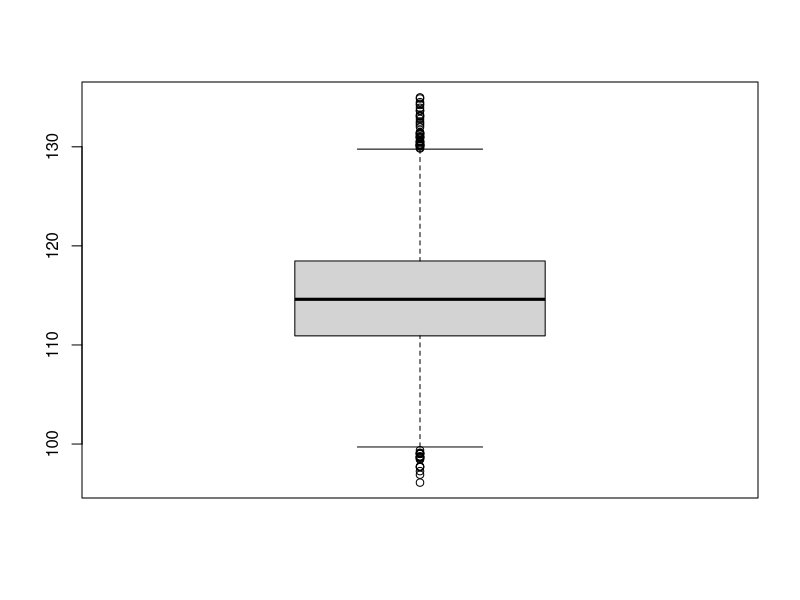

Source code (R):
rm(list=ls())
library(nloptr)
library(ggplot2)


# Consider a simple case 
# The treatment assignment for the RPCT data is completely at random 
# There is no unmeasured confounders



#################################################################################
####### Generate EC data and define variance function for our simple case #######
{
  # Generate outcome Y based on linear regression
  f_Y_gen_EC <- function(x,
                          beta0,
                          beta1, 
                          sdY
    ){
        mu <- beta0 + beta1 * x 
        return(rnorm(1, mean = mu, sd = sdY))
      }
  
  # Generate EC data
  f_EC_out <- function(seed_EC = 123,
                       N_EC = 1000,
                       muX_EC = 1, 
                       sdX_EC = 1,
                       beta0 = 1,
                       beta1 = 2,
                       sdY = 1
  ){
    set.seed(seed_EC)
    # generate the pre-treatment covariates
    X_EC <- rnorm(N_EC, mean = muX_EC, sd = sdX_EC)
    
    Y_EC <- mapply(f_Y_gen_EC,
                   x = X_EC, 
                   beta0, beta1, sdY)
    return(data.frame(X_EC, Y_EC))
  }
  
  data_EC <- f_EC_out(seed_EC = 123,
                      N_EC = 1000)
  
  # Conditional variance estimation function for EC data -- need to edit
  var_fun <- function(data){
    res <- 1
    return(res)
  }
  
  # Estimate variance of IF-based estimator using EC data
  Est_var_simple <- function(
    data_EC, # available EC data
    N_RCT, # sample size of RCT, need to be decided
    r = 1, # the ratio of variance in EC and variance in control of RCT
    d_X = 1, # the ratio of f(X|R=1) with f(X|R=0)
    pi = 0.5, # given propensity score
    gamma1 = 1 # the ratio of two kappa
    # var_fun = var_fun # given function to estimate variance
  ){
    
    # Step 0: given propensity score function - skip, let's use 1/2
    
    # Step 1: estimate V(Y|X,R=0) using data_EC
    # var_X_EC <- var_fun(data_EC)
    var_X_EC <- 1
    
    # Step 2: estimate V(Y|X,R=1,A=0)
    var_X_RCT_0 <- r * var_X_EC
    
    # Step 3: estimate kappa 0 and kappa 1
    kappa_0 <- mean(var_X_RCT_0)
    kappa_1 <- gamma1 * kappa_0
    
    # Step 4: estimate V(Y|R=1,A=1), V(Y|R=1, A=0) 
    #  Step 4 relies on the d(X) function 
    var_EC <- var(data_EC$Y_EC)
    var_RCT_0 <- var_EC
    var_RCT_1 <- var_EC
    
    # Step 5: calculate d(X) - skip, let's use the true value 
    
    # Step 6: plug in to get nu^2
    N_EC <- nrow(data_EC)
    N <- N_EC + N_RCT
    r_R <- N_RCT / N_EC
    term1 <- 1 / N_RCT / pi * mean(var_X_RCT_0)
    term2 <- 1 / N_RCT * (var_EC -  mean(var_X_RCT_0))
    term3 <- 1 / N_RCT * mean(r * (1 - pi)/(1 - pi + r / d_X / r_R)^2 * var_X_EC)
    term4 <- 1 / N_RCT * (var_EC - mean(var_X_RCT_0)) 
    term5 <- 1 / N_RCT * mean(r^2/r_R/(1 - pi + r / d_X / r_R)^2 * var_X_EC)
    nu2 <- N * (term1 + term2 + term3 + term4 + term5)
    
    return(nu2) 
  } 
  
  Est_var_simple(data_EC, N_RCT = 246)
  
}


#######################################################################
####### Use Nonlinear optimization function for our simple case #######
{
  
  # This is the main optimization formula
  eval_f0 <- function(n,
                      alpha, 
                      beta,
                      tau,
                      data_EC, # available EC data
                      r, # the ratio of variance in EC and variance in control of RCT
                      d_X, # the ratio of f(X|R=1) with f(X|R=0)
                      pi, # given propensity score
                      gamma1 # the ratio of two kappa
                      ){
    # n is the sample size for the treatment group
    # pi is the proensity score for the treatment group
    return(n)
    }
  
  eval_g1 <- function(n, 
                      alpha, 
                      beta,
                      tau,
                      data_EC, # available EC data
                      r, # the ratio of variance in EC and variance in control of RCT
                      d_X, # the ratio of f(X|R=1) with f(X|R=0)
                      pi, # given propensity score
                      gamma1 # the ratio of two kappa
                      ){
    # Step 0: given propensity score function - skip, let's use 1/2
    
    # Step 1: estimate V(Y|X,R=0) using data_EC
    # var_X_EC <- var_fun(data_EC)
    var_X_EC <- 1
    
    # Step 2: estimate V(Y|X,R=1,A=0)
    var_X_RCT_0 <- r * var_X_EC
    
    # Step 3: estimate kappa 0 and kappa 1
    kappa_0 <- mean(var_X_RCT_0)
    kappa_1 <- gamma1 * kappa_0
    
    # Step 4: estimate V(Y|R=1,A=1), V(Y|R=1, A=0) 
    #  Step 4 relies on the d(X) function 
    var_EC <- var(data_EC$Y_EC)
    var_RCT_0 <- var_EC
    var_RCT_1 <- var_EC
    
    # Step 5: calculate d(X) - skip, let's use the true value 
    
    # Step 6: plug in to get nu^2
    N_EC <- nrow(data_EC)
    N_RCT <- n - N_EC
    r_R <- N_RCT / N_EC
    term1 <- 1 / N_RCT / pi * mean(var_X_RCT_0)
    term2 <- 1 / N_RCT * (var_EC -  mean(var_X_RCT_0))
    term3 <- 1 / N_RCT * mean(r * (1 - pi)/(1 - pi + r / d_X / r_R)^2 * var_X_EC)
    term4 <- 1 / N_RCT * (var_EC - mean(var_X_RCT_0)) 
    term5 <- 1 / N_RCT * mean(r^2/r_R/(1 - pi + r / d_X / r_R)^2 * var_X_EC)
    nu2 <- n * (term1 + term2 + term3 + term4 + term5)
    sqrt_nu2 <- sqrt(nu2)
    
    res <- 1 - beta -
      pnorm(qnorm(alpha/2) + sqrt(n) * tau / sqrt_nu2) -
      pnorm(qnorm(alpha/2) - sqrt(n) * tau / sqrt_nu2)
    return(res)
  }

  
  # Use the nonlinear optim function to find the smallest sample size
  # need to figure out the estimated nu
  res2 <- nloptr(x0 = c(1200),
                 eval_f = eval_f0,
                 lb = c(1010),
                 ub = c(Inf),
                 eval_g_ineq = eval_g1,
                 opts = list("algorithm"="NLOPT_LN_COBYLA",
                             "xtol_rel"=1.0e-8),
                 data_EC = data_EC,
                 r = 1,
                 d_X = 1,
                 pi = 0.8, # pi_A
                 gamma1 = 1,
                 alpha = 0.05,
                 beta = 0.2,
                 tau = 0.8)
  print( res2 )
  res2$solution - 1000
}



##############################################################
####### Check the stability of smallest sample size Nt #######
{
  # we will generate multiple EC data
  #  then calculate the smallest Nt for each EC data
  #  then make boxplot to see whether the smallest Nt from Nonlinear optimization is stable
  
  numb <- 10000 # number of EC data
  
  set.seed(123)
  Seeds <- sample(1:599999999, size = numb, replace = F)
  N_EC <- 1000
  
  
  pi_A <- 0.8
  Nt <- rep(NA, numb)
  for(i in 1:numb){
    print(i)
    data_EC <- f_EC_out(seed_EC = Seeds[i],
                        N_EC = 1000)
    
    # Use the nonlinear optim function to find the smallest sample size
    # need to figure out the estimated nu
    res2 <- nloptr(x0 = c(1200),
                   eval_f = eval_f0,
                   lb = c(1010),
                   ub = c(Inf),
                   eval_g_ineq = eval_g1,
                   opts = list("algorithm"="NLOPT_LN_COBYLA",
                               "xtol_rel"=1.0e-8),
                   data_EC = data_EC,
                   r = 1,
                   d_X = 1,
                   pi = pi_A, # pi_A
                   gamma1 = 1,
                   alpha = 0.05,
                   beta = 0.2,
                   tau = 0.8)
    Nt[i] <- res2$solution - 1000
  } 
  
  boxplot(Nt)
  mean(Nt) 
  range(Nt)
  
  # record results using 10000 EC data
  avg_Nt_res <- data.frame(pi_A = c(0.2, 0.4, 0.5, 0.6, 0.8),
                           Nt = c(161.1026, 130.1736, 123.9928, 119.8759, 114.7387),
                           Nt_min = c(142.5099, 111.5638, 105.3772, 101.2550, 96.10806),
                           Nt_max = c(181.3043, 150.3946, 144.2207, 140.1101, 134.98496) )
  
  
}


###############################################################
####### Simulation to verify the power and Type I error #######
{
  # Generate outcome Y based on linear regression
  f_Y_gen_RCT <- function(x,
                          a,
                          beta0,
                          beta1,
                          tau,
                          sdY
  ){
    mu <- beta0 + beta1 * x + tau * a 
    return(rnorm(1, mean = mu, sd = sdY))
  }
  
  # Generate RCT data based on given sample size  
  f_gen_sim <- function(
    seed = 123,
    Nt = nt, # sample size of treatment group in RCT data
    muX = 1, 
    sdX = 1, 
    pi = pi_A # propensity score in RCT 
  ){
    # sed random seed for each simulation
    set.seed(seed)
    
    # generate the pre-treatment covariates
    X <- rnorm(n, mean = muX, sd = sdX)
    
    # generate A by using pi
    A <- sample(c(1,0), size = n, prob = c(pi, 1-pi))
    
    # generate Y
    Y_EC <- mapply(f_Y_gen_RCT,
                   x = X,
                   a = A,
                   beta0,
                   beta1,
                   tau,
                   sdY)
    
  }
  
  
  # Estimate function
  f_est <- function(
    
  ){
    
  }
  
  # Define each simulation scenario
  pi_A_list <- c(0.2, 0.4, 0.5, 0.6, 0.8)
  Nt_list <- seq(from = 10, to = 400, by = 10)
  Nt_num <- length(Nt_list)
  
  # for each scenario, we will run M simulations: M EC data & RCT data
  M <- 1000 
  
  
  index_pi <- 1
  {
    pi_A <- pi_A_list[index_pi]
    for(index_Nt in Nt_num){
      
      
      
    }
    
  }
}









#####################################################
####### The following is for previous method  #######


#########################################################
####### Nonlinear optimization function - example #######
# Default RCT Sample Size - Schuler 
# Need to estimate nu for IF based simple case
{
  ### The following optimization for the traditional RCT ###
  # write the optimization function using Schuler's example
  eval_f0 <- function(n,
                      alpha, 
                      beta,
                      tau,
                      sigma){
    # n is the sample size for the treatment group
    # pi is the proensity score for the treatment group
    return(n)
  }
  
  # the default two sample test case
  # In the form g(n) <= 0
  # Check Schuler's paper for page 2
  eval_g0 <- function(n, 
                      alpha, 
                      beta,
                      tau,
                      sigma){
    res <- 1 - beta -
      pnorm(qnorm(alpha/2) + sqrt(n) * tau / 2 / sigma) -
      pnorm(qnorm(alpha/2) - sqrt(n) * tau / 2 / sigma)
    return(res)
  }
  
  # Use the nonlinear optim function to find the smallest sample size
  res1 <- nloptr(x0=c(100),
                 eval_f = eval_f0,
                 lb = c(0),
                 ub = c(Inf),
                 eval_g_ineq = eval_g0,
                 opts = list("algorithm"="NLOPT_LN_COBYLA",
                             "xtol_rel"=1.0e-8),
                 alpha = 0.05,
                 beta = 0.2,
                 tau = 0.8,
                 sigma = sqrt(5))
  print( res1 )
  
  # this power function is matched with the following case 
  power_f <- function(n,
                      alpha,
                      beta,
                      tau,
                      nu){
    return(pnorm(qnorm(alpha/2) + sqrt(n) * tau / 2 / nu) -
             pnorm(qnorm(alpha/2) - sqrt(n) * tau / 2 / nu))
    
  }
  
  power_f(n = 246,
          alpha = 0.05,
          beta = 0.2,
          tau = 0.8,
          nu = sqrt(5))
  
  
  
}


################################################
####### Default RCT Sample Size - Guo ##########
{
  # Copy Guo's default method
  # for pi = 0.5
  # Two sample T-test
  
  beta <- c(1,1,1)
  Sigma <- matrix(c(1,0.2,0.2,0.2,1,0.2,0.2,0.2,1), nrow = 3)
  
  # smallest sample size for each group in two-sided t-test
  t_sample<- function(sigma1, # variance 1
                      sigma2, # variance 2
                      delta, # expected difference
                      alpha,
                      beta # 1-beta = 0.8
  ){
    n <- (sigma1 + sigma2)* (qnorm(alpha/2) + qnorm(beta))^2 / delta^2
    return(n)
  }
  
  # verify that paper's sample size:
  t_sample(sigma1 = 2.28^2,
           sigma2 = 2.28^2,
           delta = 0.905,
           alpha = 0.05, 
           beta = 0.2)
  
  # In our case
  t_sample(sigma1 = 5,
           sigma2 = 5,
           delta = 0.8,
           alpha = 0.05, 
           beta = 0.2)
  
}


